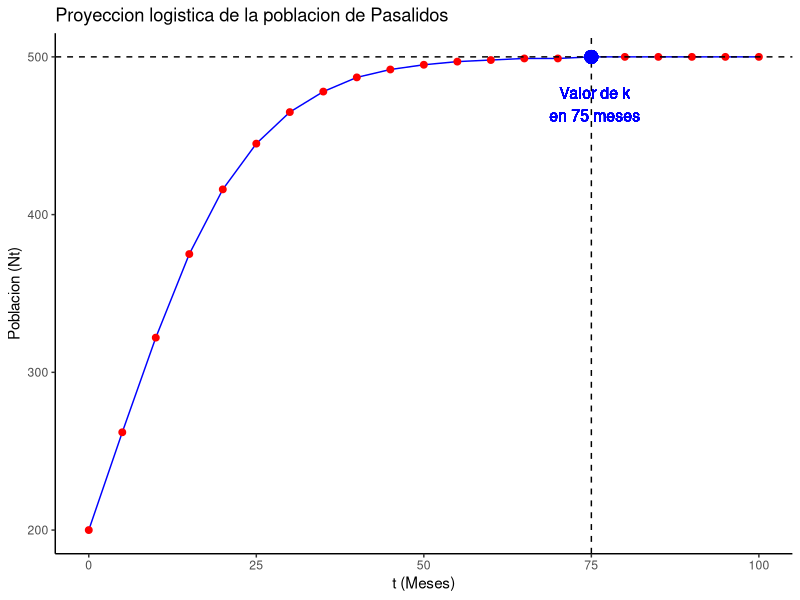
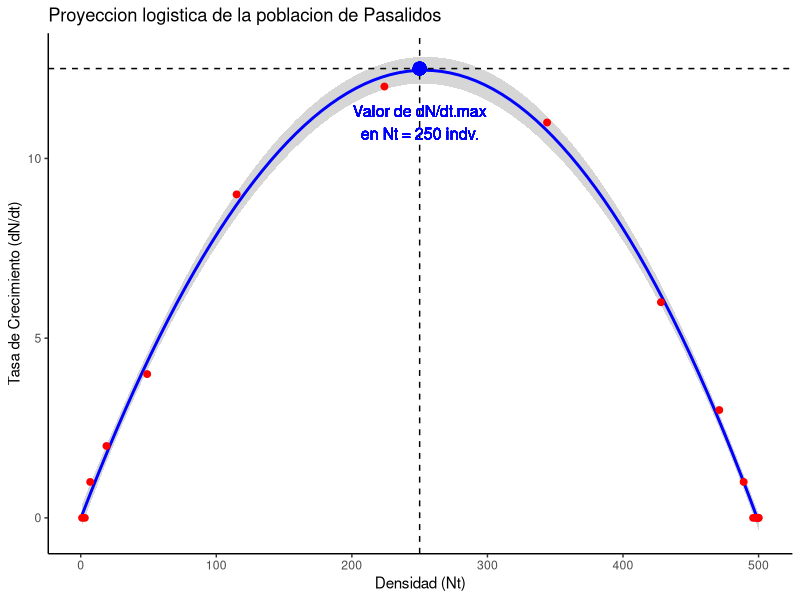
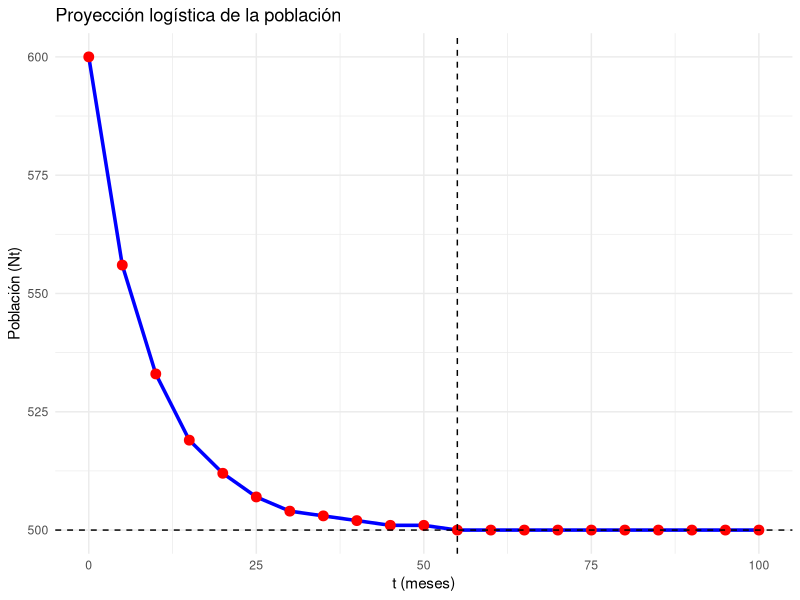

These charts were generated, in order, by the following R code:
## ---- chunk 1
# Cálculo de la tasa o velocidad de crecimiento de la población de pasálidos
No = 200 
k  = 500 
r  = 0.1 
dN_dt = r * No * (1 - (No/k))
dN_dt      # Por cada més la población aumenta en 12 individuos
## ---- chunk 2
#
t = seq(0,100, by=5)
t

Nt = k/(1 + ((k-No)/No) * exp(-r*t))
round(Nt)

datos = data.frame(tiempo = t, densidad = round(Nt))
datos
## ---- chunk 3
#| label: fig-fig1
#| fig-cap: Poyección logística de la población de pasálido, iniciando con 200 individuos (No), hasta alcanzar su capacidad de carga de 500 individuos (K).
# 
library(ggplot2)
t = 75

ggplot(datos, aes(x= tiempo, y= densidad)) +   # Capa de ejes 
  
  # Capas de líneas del modelo
  geom_line(color="blue") +
  geom_point(color="red", size=2) +
  geom_vline(xintercept = t, color = "black", linetype = "dashed") +   # Línea de t (75) para N = k
  geom_hline(yintercept = k, color ="black", linetype = "dashed")   +   # Línea de k (500) 
  
  # Capas de texto en la figura
  geom_text(x = t + 0.5, y = 470, 
            label = paste("Valor de k\nen", t, "meses"),
            color = "blue", size = 4, vjust = 0.5) +
  geom_point(aes(x = t, y = k), color = "blue", size = 4) +
  
  # Capas de rotulos de los ejes
  labs(x= "t (Meses)", y ="Poblacion (Nt)",
       title= "Proyeccion logistica de la poblacion de Pasalidos") +
  theme_classic()
## ---- chunk 4
#
No = 200 
k  = 500 
r  = 0.1 
k_2 = 500/2

dN_dt.max = r * k_2 * (1-(k_2/k))
dN_dt.max     # La veloidad máxima de aumento de la población es de 12.5 indv. / t

## ---- chunk 5
# 
No= 1
t = seq(0,150, by=10)   # Secuencia de tiempos de 0 a 150 meses
t

Nt = k/(1 + ((k-No)/No) * exp(-r*t))   # Cálculo de Nt para los diferentes tiempos (meses)
round(Nt)

dN_dt = r * Nt * (1 - (Nt/k))   # Cálculo de tasa dN_dt para los diferentes Nt
dN_dt

datos = data.frame(densidad_Nt = round(Nt), dN_dt = round(dN_dt))
datos
## ---- chunk 6
#| label: fig-fig2
#| fig-cap: Patrón unimodal en la relación de la velocidad de aumento (dN/dt) con el tamaño de la población (Nt)
#
library(ggplot2)

Nt = 250

# Capas de de los ejes de la figura
ggplot(datos, aes(x= densidad_Nt, y= dN_dt)) +
  geom_smooth(color="blue") +
  geom_point(color="red", size=2) +
  geom_vline(xintercept = 250, color = "black", linetype = "dashed") +     # Línea de t (75) para N = k
  geom_hline(yintercept = 12.5, color ="black", linetype = "dashed")   +   # Línea de k (500) 
  
  # Capas de texto en la figura
  geom_text(x = 250, y = 11, 
            label = paste("Valor de dN/dt.max\nen Nt = 250 indv."),
            color = "blue", size = 4, vjust = 0.5) +
  geom_point(aes(x = 250, y = 12.5), color = "blue", size = 4) +

     
  #
  labs(x= "Densidad (Nt)", y ="Tasa de Crecimiento (dN/dt)",
       title= "Proyeccion logistica de la poblacion de Pasalidos") +
  theme_classic()
## ---- chunk 7
#
No = 600 
k  = 500 
r  = 0.1 
dN_dt = r * No * (1-(No/k))
dN_dt

## ---- chunk 8
#
t = seq(0,100, by= 5)
t
Nt = k/(1+((k-No)/No)*exp(-r*t))
round(Nt)
# Base de datos (datos)
datos = data.frame(tiempo=t, densidad=round(Nt))
head(datos)   # head muestra solo las 6 primeras filas de la tabla.
## ---- chunk 9
#| label: fig-fig3
#| fig-cap: Poyección de siminución de la población hasta alcanzar su capacidad de carga en 55 meses.
#
library(ggplot2)
t = 55           # Tiempo en que la pob. desciende a su valor de k (500 indv.)

#
ggplot(datos, aes(x= tiempo, y=densidad)) +
  
  geom_line(color="blue", size=1.2) +
  geom_point(color="red", size= 3)  +
  
  geom_hline(yintercept = k, color = "black", linetype = "dashed") +
  geom_vline(xintercept = t, color = "black", linetype = "dashed") +
  
  labs(x= "t (meses)", y= "Población (Nt)",
       title = "Proyección logística de la población")  +
  
  theme_minimal()

## ---- chunk 10
No = 200 
k  = 500 
r  = 0.1 
t  = 5 

N5 = k / (1+((k-No)/No) * exp(-r*t))
round(N5)
## ---- chunk 11
No = 200 
Nt = 400 
k  = 500 
r  = 0.1 

t = (log(Nt) - log(k) + log(1+((k-No)/No)))/r
t

# Prueba debe dar Nt = 500
Nt = k / (1+((k-No)/No) * exp(-r*6.931472))
round(Nt)
  
